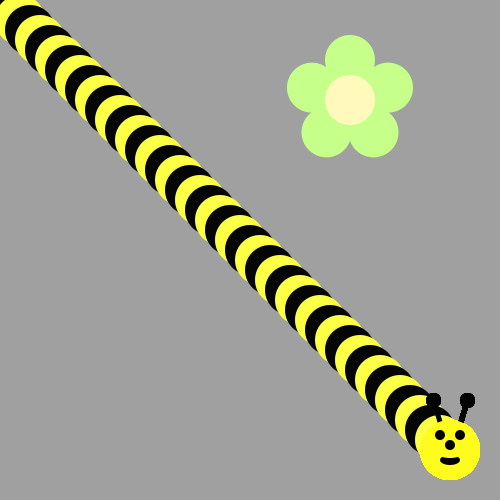
Frame 1 (no input)
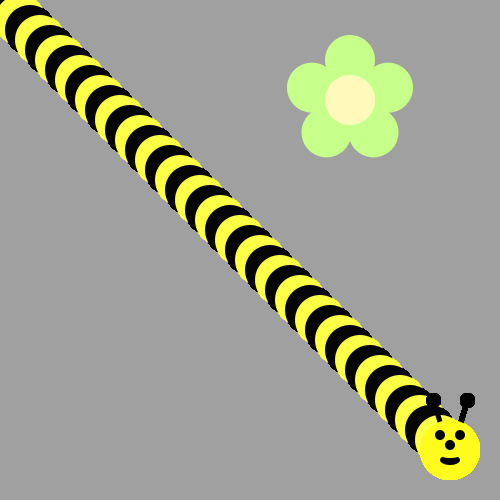
Frame 60 (the mouse pressed at the canvas centre just before this capture)
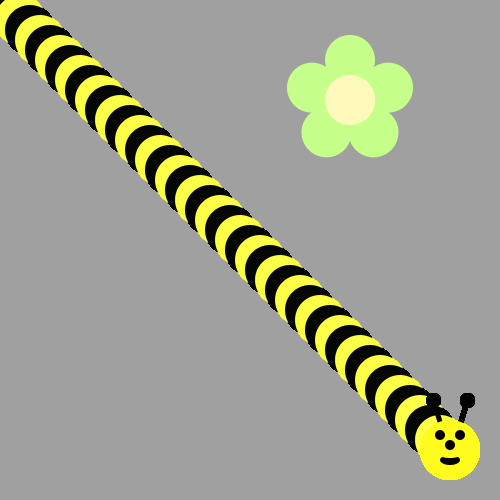
Frame 120 (the mouse held since frame 60 and released just before this capture)

The Processing sketch that drew these frames (run headless with seeded random() and noise(); from frame 60 on, the mouse is pressed at the canvas centre):

// Processing sketch: bumble_bee
// ── bumble_bee.pde

void setup() {
     ellipseMode(CENTER);
     size(500, 500);
     background(160, 160, 160);
     drawFlower(350, 100);
}

void draw() {
  
// First run the program and you should see a flower.  
 for(int i=0;i<45;i++){
   if (i % 2 == 0){
     fill(#FBFF46);
   }
   else
     fill(#050505);
 
  ellipse(i*10,i*10,50,50);
  drawBeeFace(450,450);
   
 }
}
/* Then, use a loop to make a body for the Bee! 
(see the image on the recipe, it's a diagonal line of circles)
Use modulo to make the colors alternate between yellow and black
*/



/*
Now put his head on using drawBeeFace(x,y)
*/




/**************   Use these methods but  DON'T CHANGE THE CODE BELOW  **************/

void drawFlower(int x, int y) {
     noStroke();
     translate(x, y);
     // draw 5 petals, rotating after each one
     fill(#c6ff89);      // green
      for (int i = 0; i < 5; i++) {
           ellipse(0, -40, 50, 50);
          rotate(radians(72));
     }
     fill(#fff9bb); // light yellow
     ellipse(0, 0, 50, 50);
} 
void drawBeeFace(int BeeFaceX, int BeeFaceY) {
     noStroke();
     fill(0, 0, 0);
     stroke(1);
     strokeWeight(5);
     line(BeeFaceX-10, BeeFaceY-27, BeeFaceX-17, BeeFaceY-50);
     line(BeeFaceX+10, BeeFaceY-27, BeeFaceX+17, BeeFaceY-50);
     ellipse(BeeFaceX-17, BeeFaceY-50, 10, 10);
     ellipse(BeeFaceX+17, BeeFaceY-50, 10, 10);
     noStroke();
     fill(255, 251, 28);
     ellipse(BeeFaceX, BeeFaceY, 60, 60); // face
     fill(255, 237, 209);
     fill(0,0,0);
      ellipse(BeeFaceX-10, BeeFaceY-15, 10, 10); // eyes
     ellipse(BeeFaceX+10, BeeFaceY-15, 10, 10);
      ellipse(BeeFaceX, BeeFaceY-5, 10, 10); // nose
      ellipse(BeeFaceX, BeeFaceY+10, 20, 10);// mouth
     fill(255, 251, 28);
     ellipse(BeeFaceX, BeeFaceY+5, 20, 6);
}
